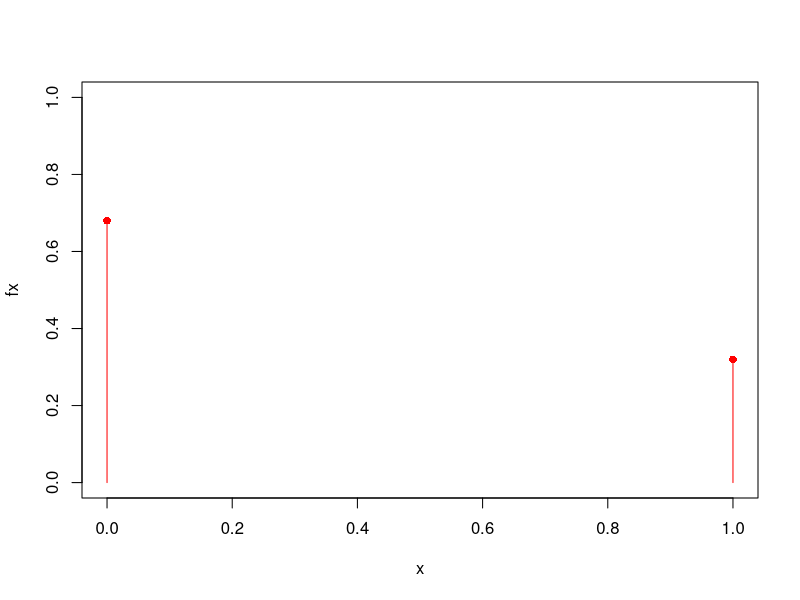
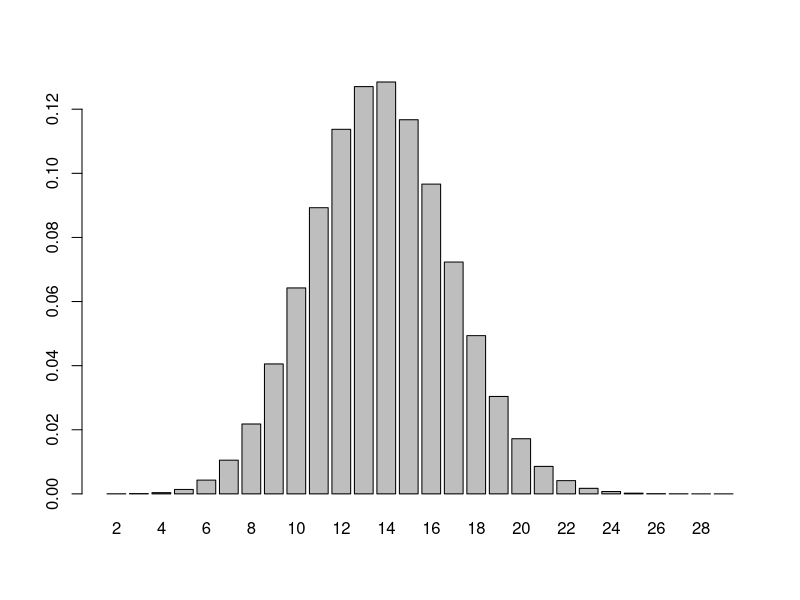
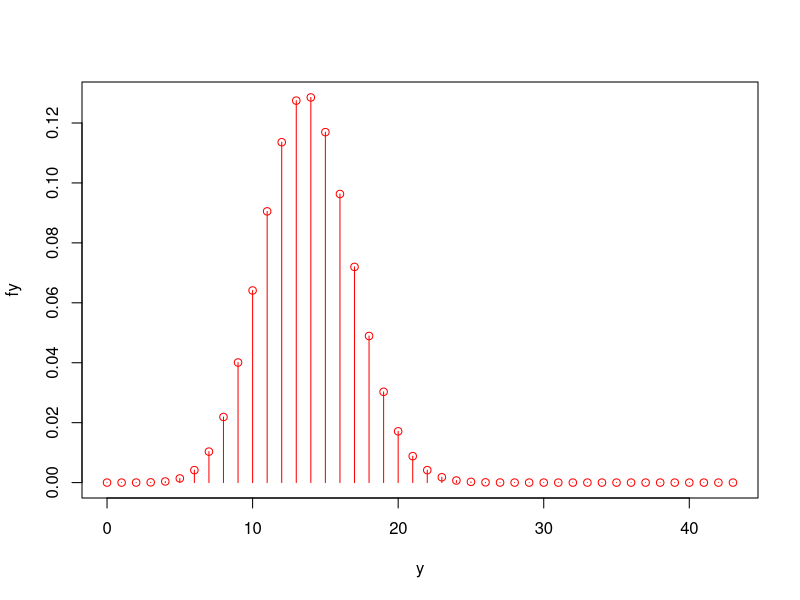
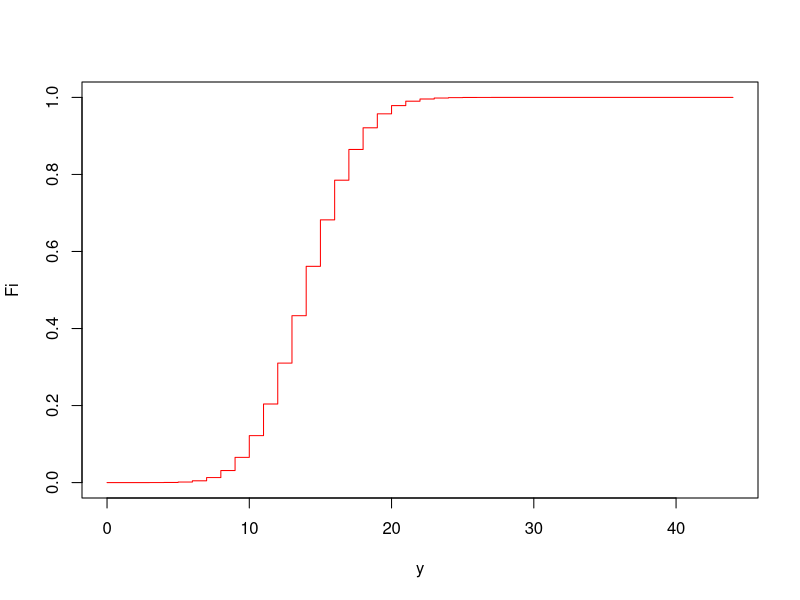

These figures' R source, in order:
#Solucion Pregunta 1
x<-c(0,1)
fx<-c(0.68,0.32)
cbind(x,fx)
plot(x,fx,pch=16,col="red",ylim=c(0,1))
lines(x,fx,type="h",col="red")
mu<-sum(x*fx)
mu
sigmasq<-sum((x-mu)^2*fx)
sigmasq
sq<-sum(x^2*fx)-mu^2
sq
sample(x,43,prob=fx,replace=TRUE)
sum(sample(x,43,prob=fx,replace=TRUE))
y<-function(i){sum(sample(x,43,prob=fx,replace=TRUE))}
y
#bucle
m=400000
muestra<-sapply(1:m,y)
muestra
#frequencia
fi<-table(muestra)/m
fi
data.frame(fi)
barplot(fi)
#freqüencias relativas
data.frame(fi,Fi=cumsum(fi))

dbinom(13,43,0.32)
#tabla probabilidad
data.frame(y=0:43,Prob=dbinom(0:43,43,0.32))
y<-0:43
fy<-dbinom(0:43,43,0.32)
plot(y,fy,col="red")
lines(y,fy,type="h",col="red")


##########


y<-0:44
fi<-dbinom(0:44,44,0.32)
df<-data.frame(Y=y,Prob=fi)
df
Fi<-cumsum(df$Prob)
Fi
cbind(y,fi,Fi)
pbinom(16,44,0.32)
plot(y,Fi,type="s",col="red")
#
x<-0:24
fi<-dbinom(x,24,0.68)
sum(x*fi)
sum(x^2*fi)-(sum(x*fi))^2
qbinom(0.25,24,0.68)
